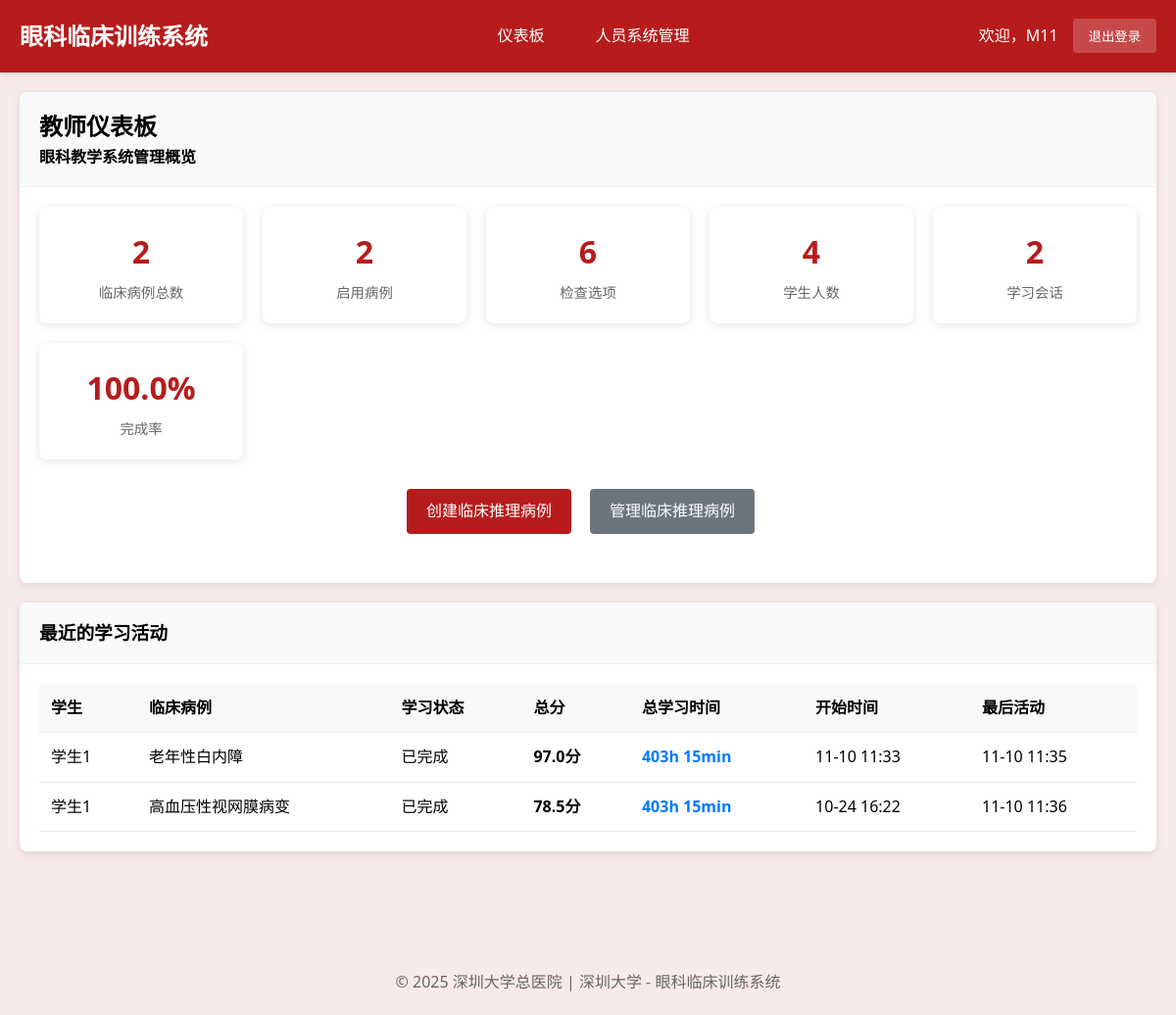
Before: /teacher/ (signed in) with the older database file.
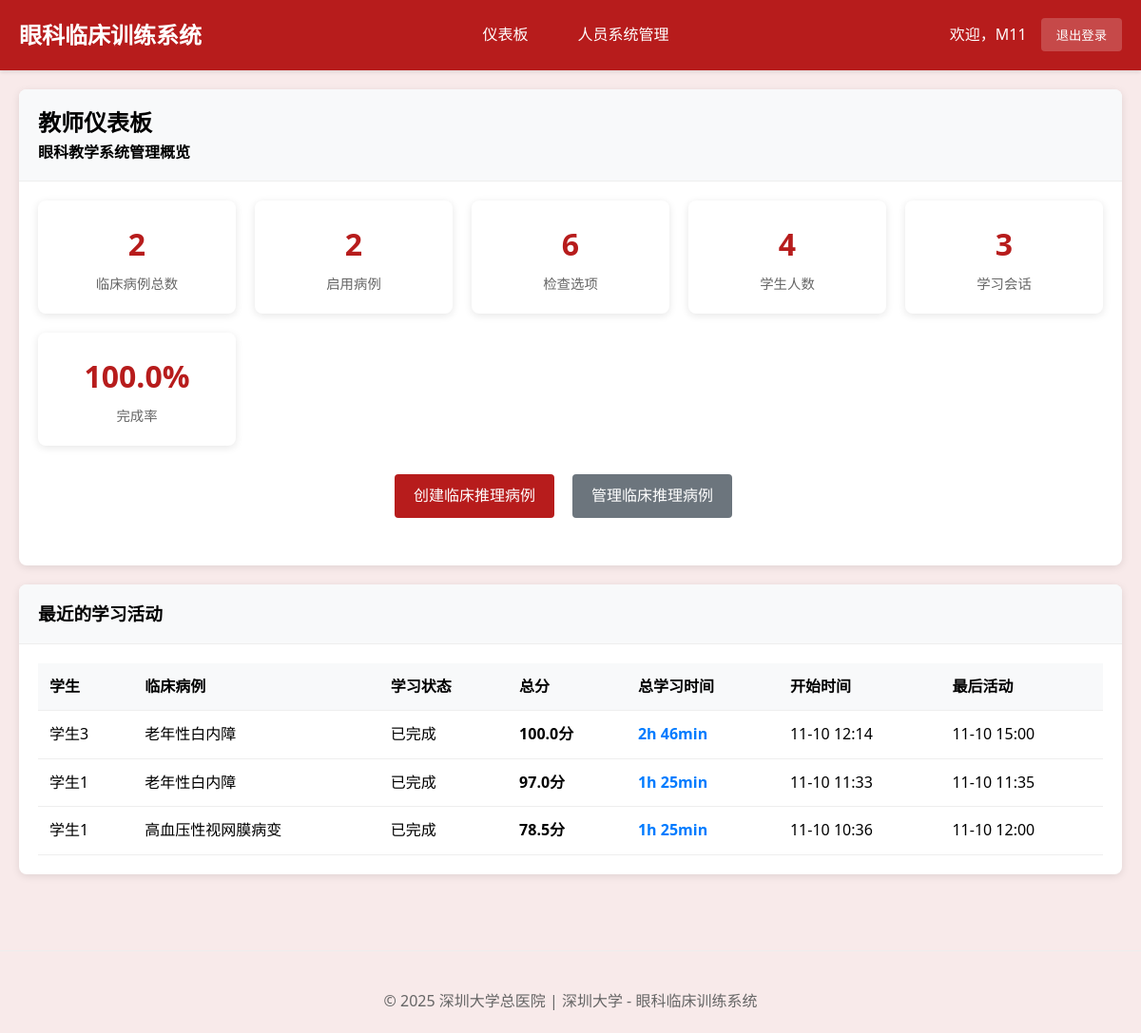
After: the same page with the newer database file.
### cases/models.py (models this page shows, shortened)
class StudentClinicalSession(models.Model):
    student = models.ForeignKey(User, on_delete=models.CASCADE, verbose_name="学生")
    clinical_case = models.ForeignKey(ClinicalCase, on_delete=models.CASCADE, verbose_name="临床案例")
    session_status = models.CharField(
        max_length=30,  # 增加长度以适应最长的选项
        choices=[
            ('case_presentation', '病例呈现'),         # 步骤1: 呈现病例
            ('examination_selection', '检查选择'),     # 步骤2: 选择检查方法
            ('examination_results', '检查结果'),       # 步骤3: 查看检查图像结果
            ('diagnosis_reasoning', '诊断推理'),       # 步骤4: 诊断判断推理
            ('treatment_selection', '治疗选择'),       # 步骤5: 选择治疗方案
            ('learning_feedback', '学习反馈'),         # 步骤6: 学习反馈
            ('completed', '已完成')
        ],
        default='case_presentation',
        verbose_name="当前阶段"
    )
    selected_examinations = models.JSONField(default=list, verbose_name="已选检查项目")
    examination_images_viewed = models.JSONField(default=list, verbose_name="已查看的检查图像")
    selected_diagnosis = models.ForeignKey(DiagnosisOption, on_delete=SET_NULL, blank=True, null=True, verbose_name="选择的诊断")
    selected_diagnoses = models.JSONField(default=list, verbose_name="选中的多个诊断ID", help_text="支持鉴别诊断的多选功能")
    diagnosis_reasoning_text = models.TextField(blank=True, verbose_name="诊断推理过程",
                                               help_text="学生的诊断思路和推理过程")
    selected_treatments = models.JSONField(default=list, verbose_name="已选治疗方案")
    step_completion_status = models.JSONField(
        default=dict,
        verbose_name="步骤完成状态",
        help_text="记录每个步骤的完成情况：{step_name: {completed: bool, score: float, completion_time: datetime}}"
    )
    required_examinations_completed = models.BooleanField(default=False, verbose_name="必选检查是否完成")
    examination_selection_valid = models.BooleanField(default=False, verbose_name="检查选择是否有效")
    examination_score = models.FloatField(default=0.0, verbose_name="检查选择得分")
    diagnosis_score = models.FloatField(default=0.0, verbose_name="诊断准确性得分")
    treatment_score = models.FloatField(default=0.0, verbose_name="治疗方案得分")
    reasoning_score = models.FloatField(default=0.0, verbose_name="推理过程得分")
    overall_score = models.FloatField(default=0.0, verbose_name="总体得分")
    diagnosis_attempt_count = models.IntegerField(default=0, verbose_name="诊断尝试次数", help_text="记录学生诊断尝试的次数，用于循序渐进指导")
    diagnosis_guidance_level = models.IntegerField(default=0, verbose_name="指导级别", help_text="0=无提示，1=轻度提示，2=中度提示，3=强提示")
    time_spent = models.JSONField(default=dict, verbose_name="各阶段用时", help_text="JSON格式记录各阶段耗时")
    step_start_times = models.JSONField(default=dict, verbose_name="各步骤开始时间")
    started_at = models.DateTimeField(auto_now_add=True, verbose_name="开始时间")
    completed_at = models.DateTimeField(blank=True, null=True, verbose_name="完成时间")
    last_activity = models.DateTimeField(auto_now=True, verbose_name="最后活动时间")
    learning_notes = models.TextField(blank=True, verbose_name="学习笔记")
    reflection = models.TextField(blank=True, verbose_name="学习反思")
    session_data = models.JSONField(default=dict, verbose_name="会话数据",
                                   help_text="保存检查顺序、当前进度等临时数据")
    class Meta:
        verbose_name = "学生临床会话"
        verbose_name_plural = "学生临床会话"
        ordering = ['-started_at']
        unique_together = ['student', 'clinical_case']

class ClinicalCase(models.Model):
    title = models.CharField(max_length=200, verbose_name="案例标题")
    case_id = models.CharField(max_length=50, unique=True, verbose_name="案例编号")
    patient_age = models.IntegerField(verbose_name="患者年龄")
    patient_gender = models.CharField(max_length=10, choices=[('M', '男'), ('F', '女')], verbose_name="患者性别")
    chief_complaint = models.TextField(verbose_name="主诉")
    present_illness = models.TextField(verbose_name="现病史")
    past_history = models.TextField(blank=True, verbose_name="既往史")
    family_history = models.TextField(blank=True, verbose_name="家族史")
    learning_objectives = models.JSONField(verbose_name="学习目标", help_text="JSON格式存储多个学习目标")
    difficulty_level = models.CharField(
        max_length=20,
        choices=[('beginner', '初级'), ('intermediate', '中级'), ('advanced', '高级')],
        default='intermediate',
        verbose_name="难度等级"
    )
    is_active = models.BooleanField(default=True, verbose_name="是否启用")
    created_by = models.ForeignKey(User, on_delete=models.CASCADE, verbose_name="创建者")
    created_at = models.DateTimeField(auto_now_add=True, verbose_name="创建时间")
    updated_at = models.DateTimeField(auto_now=True, verbose_name="更新时间")
    case_images = models.JSONField(blank=True, null=True, verbose_name="案例图片", help_text="存储图片路径的JSON数组")
    class Meta:
        verbose_name = "临床案例"
        verbose_name_plural = "临床案例"
        ordering = ['-created_at']

### cases/views.py (the view)
# urls.py: path('teacher/', views.teacher_dashboard, name='teacher_dashboard'),
@login_required
@user_passes_test(is_teacher, login_url='login')
def teacher_dashboard(request):
    total_clinical_cases = ClinicalCase.objects.count()
    active_clinical_cases = ClinicalCase.objects.filter(is_active=True).count()
    total_students = User.objects.filter(groups__name='Students').count()
    total_examinations = ExaminationOption.objects.count()
    total_sessions = StudentClinicalSession.objects.count()
    completed_sessions = StudentClinicalSession.objects.filter(completed_at__isnull=False).count()
    completion_rate = round((completed_sessions / total_sessions * 100), 1) if total_sessions > 0 else 0
    recent_sessions = StudentClinicalSession.objects.select_related('student', 'clinical_case').order_by('-started_at')[:10]
    sessions_with_time = []
    for session in recent_sessions:
        user_sessions = StudentClinicalSession.objects.filter(student=session.student)
        total_study_time = 0
        for s in user_sessions.filter(completed_at__isnull=False):
            if s.completed_at and s.started_at:
                if s.last_activity:
                    duration = s.last_activity - s.started_at
                else:
                    duration = s.completed_at - s.started_at
                duration_minutes = duration.total_seconds() / 60
                if duration_minutes > 0:
                    total_study_time += duration_minutes
        hours = int(total_study_time // 60)
        minutes = int(total_study_time % 60)
        formatted_time = f"{hours}h {minutes}min" if hours > 0 else f"{minutes}min"
        sessions_with_time.append({
            'session': session,
            'total_study_time': formatted_time
        })
    context = {
        'total_clinical_cases': total_clinical_cases,
        'active_clinical_cases': active_clinical_cases,
        'total_students': total_students,
        'total_examinations': total_examinations,
        'total_sessions': total_sessions,
        'completed_sessions': completed_sessions,
        'completion_rate': completion_rate,
        'recent_sessions': sessions_with_time,
    }
    return render(request, 'teacher/dashboard.html', context)

### cases/views.py (called while the page is built)
def is_teacher(user):
    return user.groups.filter(name='Teachers').exists() or user.is_superuser

### cases/templates/teacher/dashboard.html (shortened to what this page needs)
{% extends 'base.html' %}
{% load static %}
{% block content %}
<div class="card">
    <div class="card-header">
        <h2>教师仪表板</h2>
        <p>眼科教学系统管理概览</p>
    </div>
    <div class="card-body">
        <div class="stats-grid">
            <div class="stat-card">
                <div class="stat-number">{{ total_clinical_cases }}</div>
                <div class="stat-label">临床病例总数</div>
            </div>
            <div class="stat-card">
                <div class="stat-number">{{ active_clinical_cases }}</div>
                <div class="stat-label">启用病例</div>
            </div>
            <div class="stat-card">
                <div class="stat-number">{{ total_examinations }}</div>
                <div class="stat-label">检查选项</div>
            </div>
            <div class="stat-card">
                <div class="stat-number">{{ total_students }}</div>
                <div class="stat-label">学生人数</div>
            </div>
            <div class="stat-card">
                <div class="stat-number">{{ total_sessions }}</div>
                <div class="stat-label">学习会话</div>
            </div>
            <div class="stat-card">
                <div class="stat-number">{{ completion_rate }}%</div>
                <div class="stat-label">完成率</div>
            </div>
        </div>
        <div style="text-align: center; margin: 30px 0;">
            <a href="{% url 'teacher_clinical_case_create' %}" class="btn" style="margin-right: 15px;">创建临床推理病例</a>
            <a href="{% url 'teacher_clinical_case_list' %}" class="btn secondary" style="margin-right: 15px;">管理临床推理病例</a>
        </div>
    </div>
</div>
{% if recent_sessions %}
<div class="card">
    <div class="card-header">
        <h3>最近的学习活动</h3>
    </div>
    <div class="card-body">
        <table class="table">
            <thead>
                <tr>
                    <th>学生</th>
                    <th>临床病例</th>
                    <th>学习状态</th>
                    <th>总分</th>
                    <th>总学习时间</th>
                    <th>开始时间</th>
                    <th>最后活动</th>
                </tr>
            </thead>
            <tbody>
                {% for item in recent_sessions %}
                <tr>
                    <td>{{ item.session.student.get_full_name|default:item.session.student.username }}</td>
                    <td>{{ item.session.clinical_case.title }}</td>
                    <td>{{ item.session.get_session_status_display|default:item.session.session_status }}</td>
                    <td>
                        {% if item.session.overall_score %}
                            <strong>{{ item.session.overall_score|floatformat:1 }}分</strong>
                        {% else %}
                            -
                        {% endif %}
                    </td>
                    <td><strong style="color: #007bff;">{{ item.total_study_time }}</strong></td>
                    <td>{{ item.session.started_at|date:"m-d H:i" }}</td>
                    <td>{{ item.session.last_activity|date:"m-d H:i"|default:"-" }}</td>
                </tr>
                {% endfor %}
            </tbody>
        </table>
    </div>
</div>
{% endif %}
{% endblock %}

Changed rows visible on the page:
added StudentClinicalSession: session.student.get_full_name "学生3", session.clinical_case "老年性白内障", session.session_status "已完成", session.overall_score "100.0", total_study_time "2h 46min", session.started_at "11-10 12:14", session.last_activity "11-10 15:00"
computed for StudentClinicalSession (number 2 of 3 on the later page): total_study_time "403h 15min" → "1h 25min"
changed StudentClinicalSession "高血压性视网膜病变": total_study_time "403h 15min" → "1h 25min"; session.started_at "10-24 16:22" → "11-10 10:36"; session.last_activity "11-10 11:36" → "11-10 12:00"
Other visible differences:
{{ total_sessions }}: "2" → "3"
